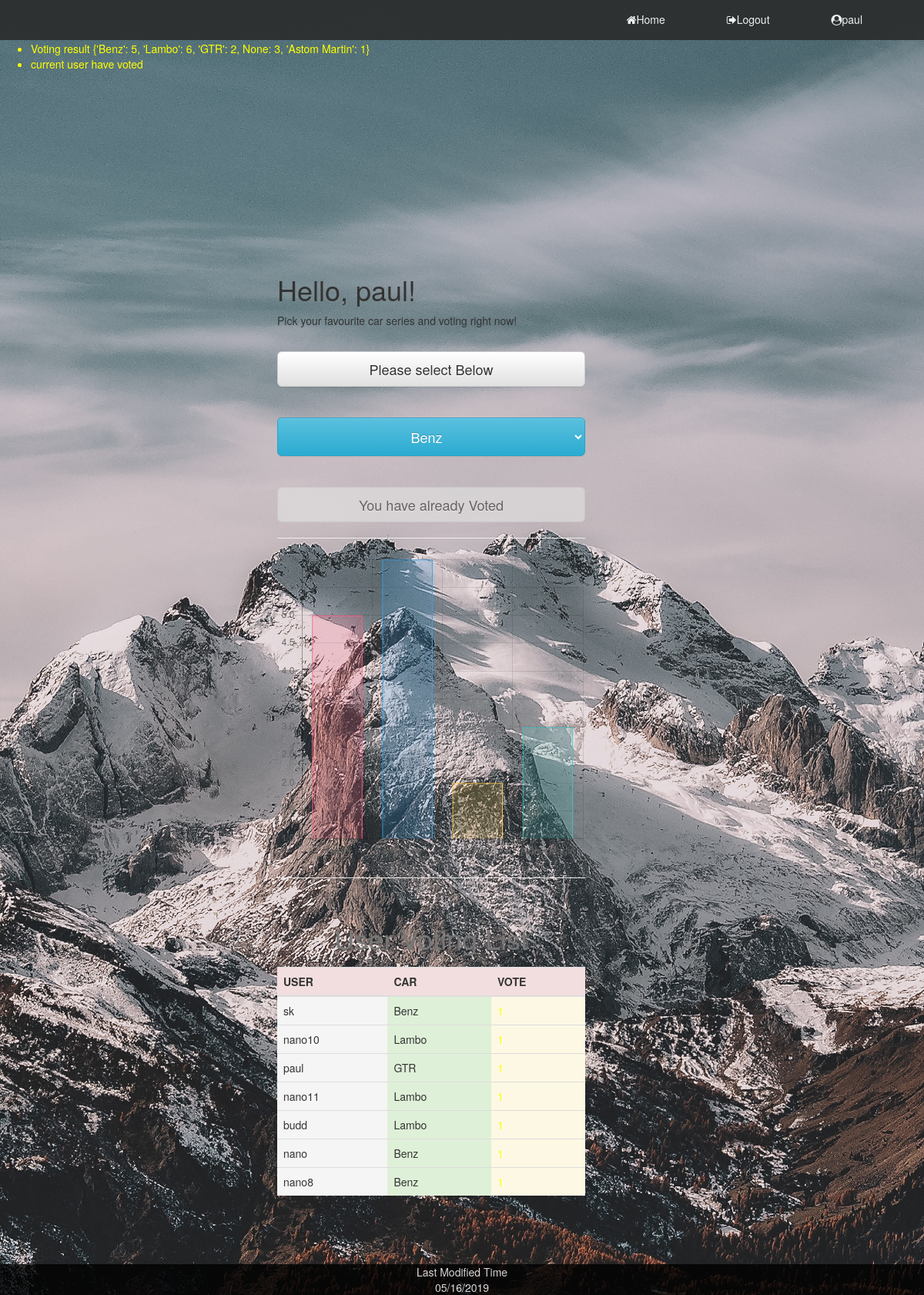
/index (signed in), run on the app's committed database.
### app/models.py (models this page shows, shortened)
class User(UserMixin, db.Model):
    id = db.Column(db.Integer, primary_key=True)
    username = db.Column(db.String(64), index=True, unique=True)
    email = db.Column(db.String(120), index=True, unique=True)
    admin = db.Column(db.Boolean, default=False, nullable=False)
    preference = db.Column(db.String(320))
    password_hash = db.Column(db.String(128))
    record_id = relationship("Record", backref="user", lazy="dynamic")
    choice_id = relationship("Choice", backref="user", lazy="dynamic")
    def __repr__(self):
        print('<admin or not {}>'.format(self.admin))
        return '{}'.format(self.username)

class Choice(db.Model):
    id = db.Column(db.Integer, primary_key=True)
    chooseSeries = db.Column(db.String, db.ForeignKey('brand.carSeries'))
    vote = db.Column(db.Integer, default=False, nullable=False)
    UserId = db.Column(db.Integer, db.ForeignKey('user.id'), unique=True)

### app/routes.py (the view)
@app.route('/index')
@login_required
def index():
    car1 = []
    for i in db.session.query(Brand.carSeries).all():
        car1.append(i[0])
    carVote = {}
    for i in db.session.query(Choice.chooseSeries).all():
        carVote[i[0]] = carVote.get(i[0], 0) + 1
    flash("Voting result " + str(carVote))
    carValue = carVote.values()
    user = []
    for i in db.session.query(Choice.UserId).all():
        user.append(i[0])
    for i in user:
        if current_user.id in user:
            choice = Choice(chooseSeries=select, UserId = current_user.id, vote=1)
            flash("current user have voted")
            break
        else:
            flash("not voted yet")
            choice = Choice(chooseSeries=select, UserId = current_user.id, vote=0)
            break
    tableCar=[]
    tableVote=[]
    for i in db.session.query(Choice.chooseSeries).all():
        tableCar.append(i[0])
    for i in db.session.query(Choice.vote).all():
        tableVote.append(i[0])
    tableUser = []
    for i in db.session.query(User).join(Choice):
        tableUser.append(i)
    a = zip(tableUser,tableCar,tableVote)
    return render_template('index.html',title='Home', car1=car1, carVote = carVote, choice=choice, a=a, carValue=carValue)

### app/models.py (called while the page is built)
@login.user_loader
def load_user(id):
    return User.query.get(int(id))

### app/routes.py (called while the page is built)
@app.context_processor
def override_url_for():
    return dict(url_for=dated_url_for)

def dated_url_for(endpoint, **values):
    if endpoint == 'static':
        filename = values.get('filename', None)
        if filename:
            file_path = os.path.join(app.root_path,
                                     endpoint, filename)
            values['q'] = int(os.stat(file_path).st_mtime)
    return url_for(endpoint, **values)

### app/templates/index.html
{% extends "base.html" %}
{% block content %}
    <form method="POST" action="{{ url_for('select') }}">
    <div class="info">
        <h1>Hello, {{current_user.username}}!</h1>
        <p>Pick your favourite car series and voting right now!</p>
        <br>
        <div >
            <div >
                <span  class='btn btn-default btn-lg btn-block'>Please select Below</span>
                <br/>
                <br>
                    <select name="car_select" class="selectpicker show-tick btn btn-info btn-lg btn-block">
                        {% for i in car1 %}
                            <option>{{i}}</option>
                        {% endfor %}
                    </select>
            </div>
            <br><br>
            {% if choice.vote == 1 %}
            <button type="submit" class="btn btn-default btn-lg btn-block" disabled >You have already Voted</button>
            {% else %}
            <button type="submit" class="btn btn-default btn-lg btn-block" onclick="time()">Vote</button>
            {% endif %}
        </div>
        <hr>
        <canvas id="myChart" width="400" height="400"></canvas>
        <script>
        Chart.defaults.global.legend.display = false;
        var charData = {
                labels: [{% for i in car1 %}
             "{{i}}",
            {% endfor %}],
                datasets: [{
                    data: [{% for i in carValue %}
             "{{i}}",
            {% endfor %}],
                    backgroundColor: [
                        'rgba(255, 99, 132, 0.2)',
                        'rgba(54, 162, 235, 0.2)',
                        'rgba(255, 206, 86, 0.2)',
                        'rgba(75, 192, 192, 0.2)',
                        'rgba(153, 102, 255, 0.2)',
                        'rgba(255, 159, 64, 0.2)'
                    ],
                    borderColor: [
                        'rgba(255, 99, 132, 1)',
                        'rgba(54, 162, 235, 1)',
                        'rgba(255, 206, 86, 1)',
                        'rgba(75, 192, 192, 1)',
                        'rgba(153, 102, 255, 1)',
                        'rgba(255, 159, 64, 1)'
                    ],
                    borderWidth: 1
                }],
                options:{
                    title:{
                    display:true,
                    text: 'Car Voting'
                    }
                }
            }
        var ctx = document.getElementById('myChart');
        var myChart = new Chart(ctx, {
            type: 'bar',
            data: charData,
        });
        </script>
        <table class="table">
            <caption style="text-align: center" ><h1>User Voting List</h1></caption>
            <hr>
        <thread>
            <th class="danger">USER</th>
            <th class="danger">CAR</th>
            <th class="danger">VOTE</th>
        </thread>
        <tbody>
            {% for i,j,k in a %}
             <tr>
                 <td class="active">{{i}}</td>
                 <td class="success">{{j}}</td>
                 <td class="warning">{{k}}</td>
             </tr>
            {% endfor %}
        </tbody>
        </table>
    <br>
    <br>
    <br>
    <br>
    <br>
    <br>
    </div>
    </form>
{% endblock %}

### app/templates/base.html (shortened to what this page needs)
<!DOCTYPE html>
<html lang="en">
    <head>
        <link rel="stylesheet" type="text/css" href="{{ url_for('static', filename='style.css' )  }}">
        <link rel="stylesheet" href="https://maxcdn.bootstrapcdn.com/bootstrap/3.3.7/css/bootstrap.min.css" >
        <link rel="stylesheet" href="https://maxcdn.bootstrapcdn.com/bootstrap/3.3.7/css/bootstrap-theme.min.css">
        <link href="https://stackpath.bootstrapcdn.com/font-awesome/4.7.0/css/font-awesome.min.css" rel="stylesheet">
    </head>
    <body>
        <header>
            <nav>
                <ul>
                    <li><a href="{{ url_for('home') }}" class="active"><i class="fa fa-home"></i>Home</a></li>
                    {% if current_user.is_anonymous %}
                    <li><a href="{{ url_for('login') }}"><i class="fa fa-sign-in"></i>Log in</a></li>
                    {% else %}
                    <li><a href="{{ url_for('logout') }}"><i class="fa fa-sign-out"></i>Logout</a></li>
                    {% endif %}
                    {% if  current_user.username|length > 5 %}
                    <li><a ><i class="fa fa-user-circle"></i>{{ current_user.username[:3] }}...</a></li>
                    {% else %}
                    <li><a ><i class="fa fa-user-circle"></i>{{ current_user.username}}</a></li>
                    {% endif %}
                </ul>
            </nav>
        </header>
            {% with messages = get_flashed_messages() %}
            {% if messages %}
            <div class=warning>
            <ul>
                {% for message in messages %}
                <li>{{ message }} </li>
                {% endfor %}
            </ul>
            </div>
            {% endif %}
            {% endwith %}
        {% block content %}{% endblock %}
    </body>
    <footer>
    </footer>
</html>

### app/static/style.css (style rules this page uses)
body { background: url('Photo/mountain.jpg'); background-repeat: no-repeat; background-size: cover; height: 100%; background-attachment: fixed; margin: 0; padding: 0; font-family: poppins; }
header { background: rgb(43, 44, 43); top: 0; left: 0; width: 100%; box-sizing: border-box; padding: 0 40px; position: absolute; opacity: .9; }
header nav { float: right; }
header nav ul { margin: 0; padding: 0; display: flex; }
header nav ul li { list-style: none; }
header nav ul li a { height: 52px; line-height: 50px; padding: 0 40px; color: white; text-decoration: none; display: block; }
.warning { margin: 53px 0px; color: yellow; }
.info { position: absolute; top: 20%; left: 30%; }
footer { background: black; clear: both; position: fixed; bottom: 0; height: 40px; width: 100%; color: white; text-align: center; opacity: .8; }
.table { position: relative; top: 10px; }

### data on the page
User: username "paul"
Choice: username "sk", chooseSeries "Benz"
Choice: username "nano10", chooseSeries "Lambo"
Choice: username "paul", chooseSeries "GTR"
Choice: username "nano11", chooseSeries "Lambo"
Choice: username "budd", chooseSeries "Lambo"
Choice: username "nano", chooseSeries "Benz"
Choice: username "nano8", chooseSeries "Benz"

### other printed values
{{ message }} "Voting result {'Benz': 5, 'Lambo': 6, 'GTR': 2, None: 3, 'Astom Martin': 1}" "current user have voted"
form field car_select "Benz"
chart data {{ i }} Benz, Lambo, GTR, Astom Martin
chart data {{ i }} 5, 6, 2, 3, 1
